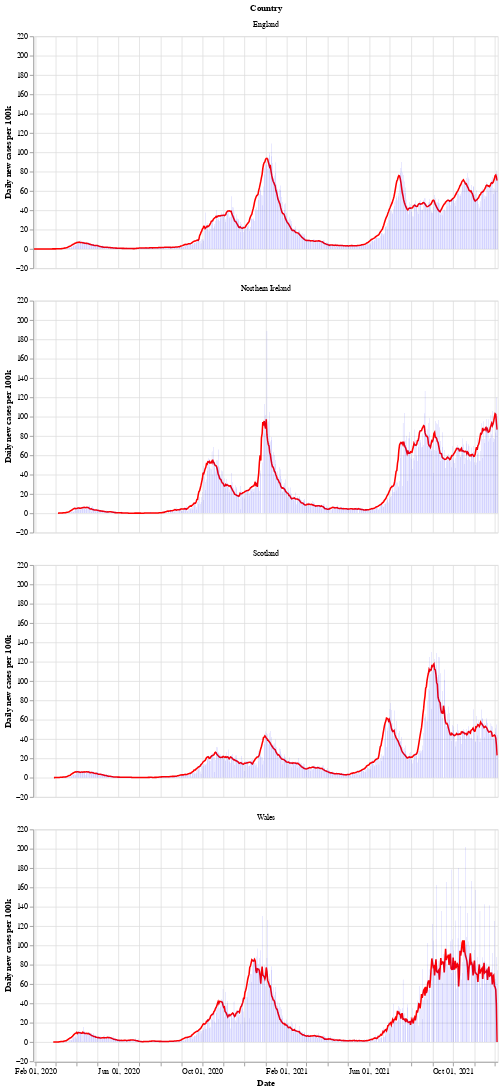

This figure's notebook cell:
### Markdown cell above
Next is a bar chart of the number of new cases in each country (per 100k population), with the 7 day moving average of cases. Again we see that Wales saw a longer period of raising and falling cases compared to the other countries.

After a period of cases falling, each nation is now seeing a rise in the number of cases - especially in Wales.

### Code cell
# collapse
bars = alt.Chart(uk_cases).mark_bar().encode(
    x=alt.X("yearmonthdate(date):T", axis=alt.Axis(title='Date')),
    y=alt.Y("newCasesRate:Q", axis=alt.Axis(title='Daily new cases per 100k')),
    tooltip='newCasesRate',
    color=alt.condition(
        alt.datum.dailyChange > 0,
        alt.value("orange"),  # The positive color
        alt.value("blue")  # The negative color
    )
).properties(title='New cases per 100k population with rolling 7 day average', width=600).interactive()
line = alt.Chart(uk_cases).mark_line(
    color='red',
    size=2,
).transform_window(
    rolling_mean='mean(newCasesRate)',
    frame=[0, 7],
    groupby=['areaName']
).encode(
    x='yearmonthdate(date):T',
    y='rolling_mean:Q'
)
alt.layer(line, bars, data=uk_cases).facet(alt.Row('areaName', title='Country'), columns=1)

### Figure 1 — Vega-Lite specification as saved in the notebook (floating-point values rounded to 4 significant figures; data arrays with more than 128 entries replaced by an {"elided": "..."} marker saying what was removed)
{"config": {"view": {"continuousWidth": 400, "continuousHeight": 300}}, "data": {"name": "data-cc5728c662da90acbeb75cc9f3c058fd"}, "facet": {"type": "nominal", "field": "areaName", "title": "Country"}, "spec": {"layer": [{"mark": {"type": "line", "color": "red", "size": 2}, "encoding": {"x": {"type": "temporal", "field": "date", "timeUnit": "yearmonthdate"}, "y": {"type": "quantitative", "field": "rolling_mean"}}, "transform": [{"window": [{"op": "mean", "field": "newCasesRate", "as": "rolling_mean"}], "frame": [0, 7], "groupby": ["areaName"]}]}, {"mark": "bar", "encoding": {"color": {"condition": {"value": "orange", "test": "(datum.dailyChange > 0)"}, "value": "blue"}, "tooltip": {"type": "quantitative", "field": "newCasesRate"}, "x": {"type": "temporal", "axis": {"title": "Date"}, "field": "date", "timeUnit": "yearmonthdate"}, "y": {"type": "quantitative", "axis": {"title": "Daily new cases per 100k"}, "field": "newCasesRate"}}, "selection": {"selector002": {"type": "interval", "bind": "scales", "encodings": ["x", "y"]}}, "title": "New cases per 100k population with rolling 7 day average", "width": 600}]}, "columns": 1, "$schema": "https://vega.github.io/schema/vega-lite/v4.8.1.json", "datasets": {"data-cc5728c662da90acbeb75cc9f3c058fd": {"elided": "2608 records"}}}
